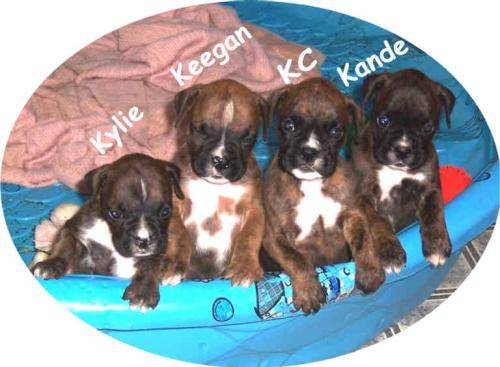
#> input picture 8_final_proj/Team_YTK/test_dataset/cats_and_dogs_filtered/train/dogs/dog.74.jpg, 500 x 367 px, found by its file name
$ jupyter execute --allow-errors prepare_img.ipynb
#> lines starting #> are read from the running program, lines starting #| are printed output that depends on the picture
[cell 1]
import cv2
import os
from dotenv import load_dotenv

load_dotenv()

ML_Summer_School_ID = os.getenv('ML_Summer_School_ID')
#> (the rest of this cell did not finish here and is left out)

[cell 2]
import random
import matplotlib.pyplot as plt

test_img_path = "./JPEGImages(50-74)"
#> (the rest of this cell did not finish here and is left out)

#> (a cell that did not finish here is left out)

[cell 4]
selected_img = "dog.74.jpg"
print("selected_img : " + selected_img)

selected_img_full_path = os.path.join(test_img_path, selected_img)
print("selected_img_full_path : ", selected_img_full_path)

read_img = cv2.imread(selected_img_full_path)
#> read_img is the input picture: shape (367, 500, 3); mean B, G, R 162, 157.1, 150.1
if read_img is None:
    print("Image not found")

resize_img = cv2.resize(read_img, (300, 300))
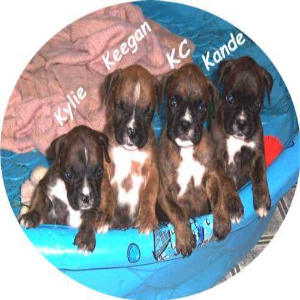
#> resize_img: shape (300, 300, 3); mean B, G, R 161.9, 157, 149.9
plt.imshow(cv2.cvtColor(resize_img, cv2.COLOR_BGR2RGB))


$ run again, with 8_final_proj/Team_YTK/test_dataset/cats_and_dogs_filtered/train/dogs/dog.220.jpg copied over 8_final_proj/Team_YTK/test_dataset/cats_and_dogs_filtered/train/dogs/dog.74.jpg
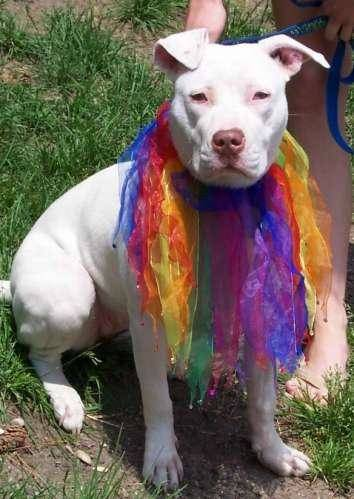
#> input picture 8_final_proj/Team_YTK/test_dataset/cats_and_dogs_filtered/train/dogs/dog.220.jpg, 354 x 499 px, found by its file name
#> read_img is the input picture: shape (499, 354, 3); mean B, G, R 95.7, 104.3, 116.7
#> `resize_img = cv2.resize(read_img, (300, 300))`:
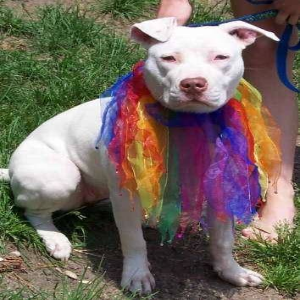
#> resize_img: shape (300, 300, 3); mean B, G, R 95.5, 104.1, 116.6

$ run again, with 8_final_proj/Team_YTK/test_dataset/cats_and_dogs_filtered/train/dogs/dog.223.jpg copied over 8_final_proj/Team_YTK/test_dataset/cats_and_dogs_filtered/train/dogs/dog.74.jpg
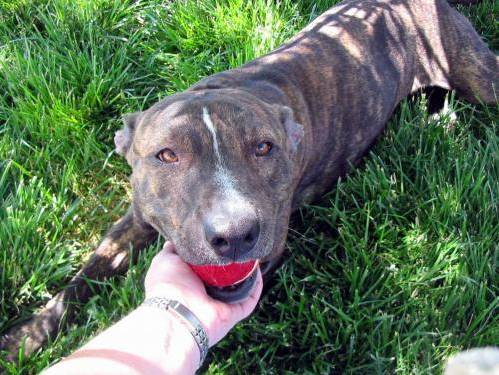
#> input picture 8_final_proj/Team_YTK/test_dataset/cats_and_dogs_filtered/train/dogs/dog.223.jpg, 499 x 375 px, found by its file name
#> read_img is the input picture: shape (375, 499, 3); mean B, G, R 93.2, 114.2, 96.7
#> `resize_img = cv2.resize(read_img, (300, 300))`:
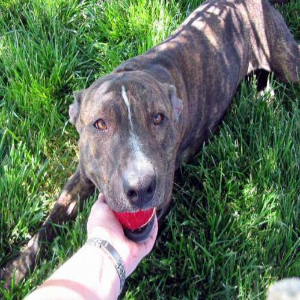
#> resize_img: shape (300, 300, 3); mean B, G, R 93.1, 114.1, 96.6

$ run again, with 8_final_proj/Team_YTK/test_dataset/cats_and_dogs_filtered/train/dogs/dog.425.jpg copied over 8_final_proj/Team_YTK/test_dataset/cats_and_dogs_filtered/train/dogs/dog.74.jpg
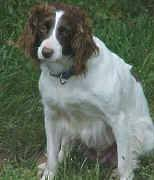
#> input picture 8_final_proj/Team_YTK/test_dataset/cats_and_dogs_filtered/train/dogs/dog.425.jpg, 154 x 180 px, found by its file name
#> read_img is the input picture: shape (180, 154, 3); mean B, G, R 96.1, 110, 98.4
#> `resize_img = cv2.resize(read_img, (300, 300))`:
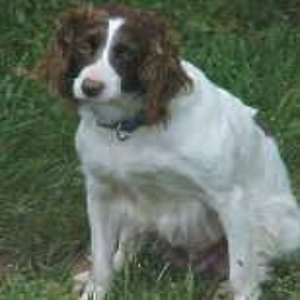
#> resize_img: shape (300, 300, 3); mean B, G, R 96, 109.9, 98.3
